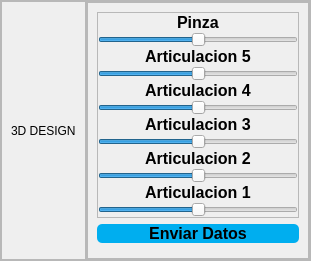
           <widget class="QWidget" name="manualpar">
            <layout class="QVBoxLayout" name="verticalLayout_14">
             <property name="spacing">
              <number>0</number>
             </property>
             <property name="leftMargin">
              <number>0</number>
             </property>
             <property name="topMargin">
              <number>0</number>
             </property>
             <property name="rightMargin">
              <number>0</number>
             </property>
             <property name="bottomMargin">
              <number>0</number>
             </property>
             <item>
              <widget class="QFrame" name="frame_13">
               <property name="frameShape">
                <enum>QFrame::StyledPanel</enum>
               </property>
               <property name="frameShadow">
                <enum>QFrame::Raised</enum>
               </property>
               <layout class="QHBoxLayout" name="horizontalLayout_9">
                <property name="spacing">
                 <number>0</number>
                </property>
                <property name="leftMargin">
                 <number>0</number>
                </property>
                <property name="topMargin">
                 <number>0</number>
                </property>
                <property name="rightMargin">
                 <number>0</number>
                </property>
                <property name="bottomMargin">
                 <number>0</number>
                </property>
                <item>
                 <widget class="QFrame" name="frame_14">
                  <property name="frameShape">
                   <enum>QFrame::StyledPanel</enum>
                  </property>
                  <property name="frameShadow">
                   <enum>QFrame::Raised</enum>
                  </property>
                  <layout class="QHBoxLayout" name="horizontalLayout_10">
                   <item>
                    <widget class="QLabel" name="labelrobparam">
                     <property name="text">
                      <string>3D DESIGN</string>
                     </property>
                    </widget>
                   </item>
                  </layout>
                 </widget>
                </item>
                <item>
                 <widget class="QFrame" name="frame_15">
                  <property name="styleSheet">
                   <string notr="true">QPushButton{
background-color:rgb(0,174,239);
border-radius:5px;
}
QPushButton:hover{
background-color:rgb(0,26,39);
}</string>
                  </property>
                  <property name="frameShape">
                   <enum>QFrame::StyledPanel</enum>
                  </property>
                  <property name="frameShadow">
                   <enum>QFrame::Raised</enum>
                  </property>
                  <layout class="QVBoxLayout" name="verticalLayout_15">
                   <property name="spacing">
                    <number>0</number>
                   </property>
                   <property name="leftMargin">
                    <number>0</number>
                   </property>
                   <property name="topMargin">
                    <number>0</number>
                   </property>
                   <property name="rightMargin">
                    <number>0</number>
                   </property>
                   <property name="bottomMargin">
                    <number>0</number>
                   </property>
                   <item>
                    <widget class="QFrame" name="frame_16">
                     <property name="frameShape">
                      <enum>QFrame::StyledPanel</enum>
                     </property>
                     <property name="frameShadow">
                      <enum>QFrame::Raised</enum>
                     </property>
                     <layout class="QVBoxLayout" name="verticalLayout_16">
                      <item>
                       <widget class="QFrame" name="frame_18">
                        <property name="frameShape">
                         <enum>QFrame::StyledPanel</enum>
                        </property>
                        <property name="frameShadow">
                         <enum>QFrame::Raised</enum>
                        </property>
                        <layout class="QVBoxLayout" name="verticalLayout_17">
                         <property name="spacing">
                          <number>0</number>
                         </property>
                         <property name="leftMargin">
                          <number>0</number>
                         </property>
                         <property name="topMargin">
                          <number>0</number>
                         </property>
                         <property name="rightMargin">
                          <number>0</number>
                         </property>
                         <property name="bottomMargin">
                          <number>0</number>
                         </property>
                         <item alignment="Qt::AlignHCenter">
                          <widget class="QLabel" name="label_8">
                           <property name="font">
                            <font>
                             <pointsize>12</pointsize>
                             <bold>true</bold>
                            </font>
                           </property>
                           <property name="text">
                            <string>Pinza</string>
                           </property>
                          </widget>
                         </item>
                         <item alignment="Qt::AlignHCenter">
                          <widget class="QSlider" name="horizontalSlider">
                           <property name="sizePolicy">
                            <sizepolicy hsizetype="Expanding" vsizetype="Expanding">
                             <horstretch>0</horstretch>
                             <verstretch>0</verstretch>
                            </sizepolicy>
                           </property>
                           <property name="minimumSize">
                            <size>
                             <width>200</width>
                             <height>0</height>
                            </size>
                           </property>
                           <property name="layoutDirection">
                            <enum>Qt::LeftToRight</enum>
                           </property>
                           <property name="autoFillBackground">
                            <bool>false</bool>
                           </property>
                           <property name="inputMethodHints">
                            <set>Qt::ImhNone</set>
                           </property>
                           <property name="maximum">
                            <number>510</number>
                           </property>
                           <property name="value">
                            <number>255</number>
                           </property>
                           <property name="sliderPosition">
                            <number>255</number>
                           </property>
                           <property name="tracking">
                            <bool>true</bool>
                           </property>
                           <property name="orientation">
                            <enum>Qt::Horizontal</enum>
                           </property>
                           <property name="invertedAppearance">
                            <bool>false</bool>
                           </property>
                           <property name="invertedControls">
                            <bool>false</bool>
                           </property>
                          </widget>
                         </item>
                         <item alignment="Qt::AlignHCenter">
                          <widget class="QLabel" name="label_9">
                           <property name="font">
                            <font>
                             <pointsize>12</pointsize>
                             <bold>true</bold>
                            </font>
                           </property>
                           <property name="text">
                            <string>Articulacion 5</string>
                           </property>
                          </widget>
                         </item>
                         <item alignment="Qt::AlignHCenter">
                          <widget class="QSlider" name="horizontalSlider_2">
                           <property name="sizePolicy">
                            <sizepolicy hsizetype="Expanding" vsizetype="Expanding">
                             <horstretch>0</horstretch>
                             <verstretch>0</verstretch>
                            </sizepolicy>
                           </property>
                           <property name="minimumSize">
                            <size>
                             <width>200</width>
                             <height>0</height>
                            </size>
                           </property>
                           <property name="maximum">
                            <number>510</number>
                           </property>
                           <property name="value">
                            <number>255</number>
                           </property>
                           <property name="orientation">
                            <enum>Qt::Horizontal</enum>
                           </property>
                           <property name="invertedAppearance">
                            <bool>false</bool>
                           </property>
                           <property name="invertedControls">
                            <bool>false</bool>
                           </property>
                          </widget>
                         </item>
                         <item alignment="Qt::AlignHCenter">
                          <widget class="QLabel" name="label_22">
                           <property name="font">
                            <font>
                             <pointsize>12</pointsize>
                             <bold>true</bold>
                            </font>
                           </property>
                           <property name="text">
                            <string>Articulacion 4</string>
                           </property>
                          </widget>
                         </item>
                         <item alignment="Qt::AlignHCenter">
                          <widget class="QSlider" name="horizontalSlider_4">
                           <property name="sizePolicy">
                            <sizepolicy hsizetype="Expanding" vsizetype="Expanding">
                             <horstretch>0</horstretch>
                             <verstretch>0</verstretch>
                            </sizepolicy>
                           </property>
                           <property name="minimumSize">
                            <size>
                             <width>200</width>
                             <height>0</height>
                            </size>
                           </property>
                           <property name="maximum">
                            <number>510</number>
                           </property>
                           <property name="value">
                            <number>255</number>
                           </property>
                           <property name="orientation">
                            <enum>Qt::Horizontal</enum>
                           </property>
                           <property name="invertedAppearance">
                            <bool>false</bool>
                           </property>
                           <property name="invertedControls">
                            <bool>false</bool>
                           </property>
                          </widget>
                         </item>
                         <item alignment="Qt::AlignHCenter">
                          <widget class="QLabel" name="label_23">
                           <property name="font">
                            <font>
                             <pointsize>12</pointsize>
                             <bold>true</bold>
                            </font>
                           </property>
                           <property name="text">
                            <string>Articulacion 3</string>
                           </property>
                          </widget>
                         </item>
                         <item alignment="Qt::AlignHCenter">
                          <widget class="QSlider" name="horizontalSlider_5">
                           <property name="sizePolicy">
                            <sizepolicy hsizetype="Expanding" vsizetype="Expanding">
                             <horstretch>0</horstretch>
                             <verstretch>0</verstretch>
                            </sizepolicy>
                           </property>
                           <property name="minimumSize">
                            <size>
                             <width>200</width>
                             <height>0</height>
                            </size>
                           </property>
                           <property name="maximum">
                            <number>510</number>
                           </property>
                           <property name="value">
                            <number>255</number>
                           </property>
                           <property name="orientation">
                            <enum>Qt::Horizontal</enum>
                           </property>
                           <property name="invertedAppearance">
                            <bool>false</bool>
                           </property>
                           <property name="invertedControls">
                            <bool>false</bool>
                           </property>
                          </widget>
                         </item>
                         <item alignment="Qt::AlignHCenter">
                          <widget class="QLabel" name="label_24">
                           <property name="font">
                            <font>
                             <pointsize>12</pointsize>
                             <bold>true</bold>
                            </font>
                           </property>
                           <property name="text">
                            <string>Articulacion 2</string>
                           </property>
                          </widget>
                         </item>
                         <item alignment="Qt::AlignHCenter">
                          <widget class="QSlider" name="horizontalSlider_6">
                           <property name="sizePolicy">
                            <sizepolicy hsizetype="Expanding" vsizetype="Expanding">
                             <horstretch>0</horstretch>
                             <verstretch>0</verstretch>
                            </sizepolicy>
                           </property>
                           <property name="minimumSize">
                            <size>
                             <width>200</width>
                             <height>0</height>
                            </size>
                           </property>
                           <property name="maximum">
                            <number>510</number>
                           </property>
                           <property name="value">
                            <number>255</number>
                           </property>
                           <property name="orientation">
                            <enum>Qt::Horizontal</enum>
                           </property>
                           <property name="invertedAppearance">
                            <bool>false</bool>
                           </property>
                           <property name="invertedControls">
                            <bool>false</bool>
                           </property>
                          </widget>
                         </item>
                         <item alignment="Qt::AlignHCenter">
                          <widget class="QLabel" name="label_25">
                           <property name="font">
                            <font>
                             <pointsize>12</pointsize>
                             <bold>true</bold>
                            </font>
                           </property>
                           <property name="text">
                            <string>Articulacion 1</string>
                           </property>
                          </widget>
                         </item>
                         <item alignment="Qt::AlignHCenter">
                          <widget class="QSlider" name="horizontalSlider_3">
                           <property name="sizePolicy">
                            <sizepolicy hsizetype="Expanding" vsizetype="Expanding">
                             <horstretch>0</horstretch>
                             <verstretch>0</verstretch>
                            </sizepolicy>
                           </property>
                           <property name="minimumSize">
                            <size>
                             <width>200</width>
                             <height>0</height>
                            </size>
                           </property>
                           <property name="maximum">
                            <number>510</number>
                           </property>
                           <property name="value">
                            <number>255</number>
                           </property>
                           <property name="orientation">
                            <enum>Qt::Horizontal</enum>
                           </property>
                           <property name="invertedAppearance">
                            <bool>false</bool>
                           </property>
                           <property name="invertedControls">
                            <bool>false</bool>
                           </property>
                          </widget>
                         </item>
                        </layout>
                       </widget>
                      </item>
                      <item>
                       <widget class="QPushButton" name="pushButtonpara">
                        <property name="font">
                         <font>
                          <pointsize>12</pointsize>
                          <bold>true</bold>
                         </font>
                        </property>
                        <property name="styleSheet">
                         <string notr="true">QPushButton{
background-color:rgb(0,174,239);
border-radius:5px;
}
QPushButton:hover{
background-color:rgb(0,26,39);
}</string>
                        </property>
                        <property name="text">
                         <string>Enviar Datos</string>
                        </property>
                       </widget>
                      </item>
                      <item>
                       <widget class="QFrame" name="frame_19">
                        <property name="frameShape">
                         <enum>QFrame::StyledPanel</enum>
                        </property>
                        <property name="frameShadow">
                         <enum>QFrame::Raised</enum>
                        </property>
                       </widget>
                      </item>
                     </layout>
                    </widget>
                   </item>
                  </layout>
                 </widget>
                </item>
               </layout>
              </widget>
             </item>
            </layout>
           </widget>
